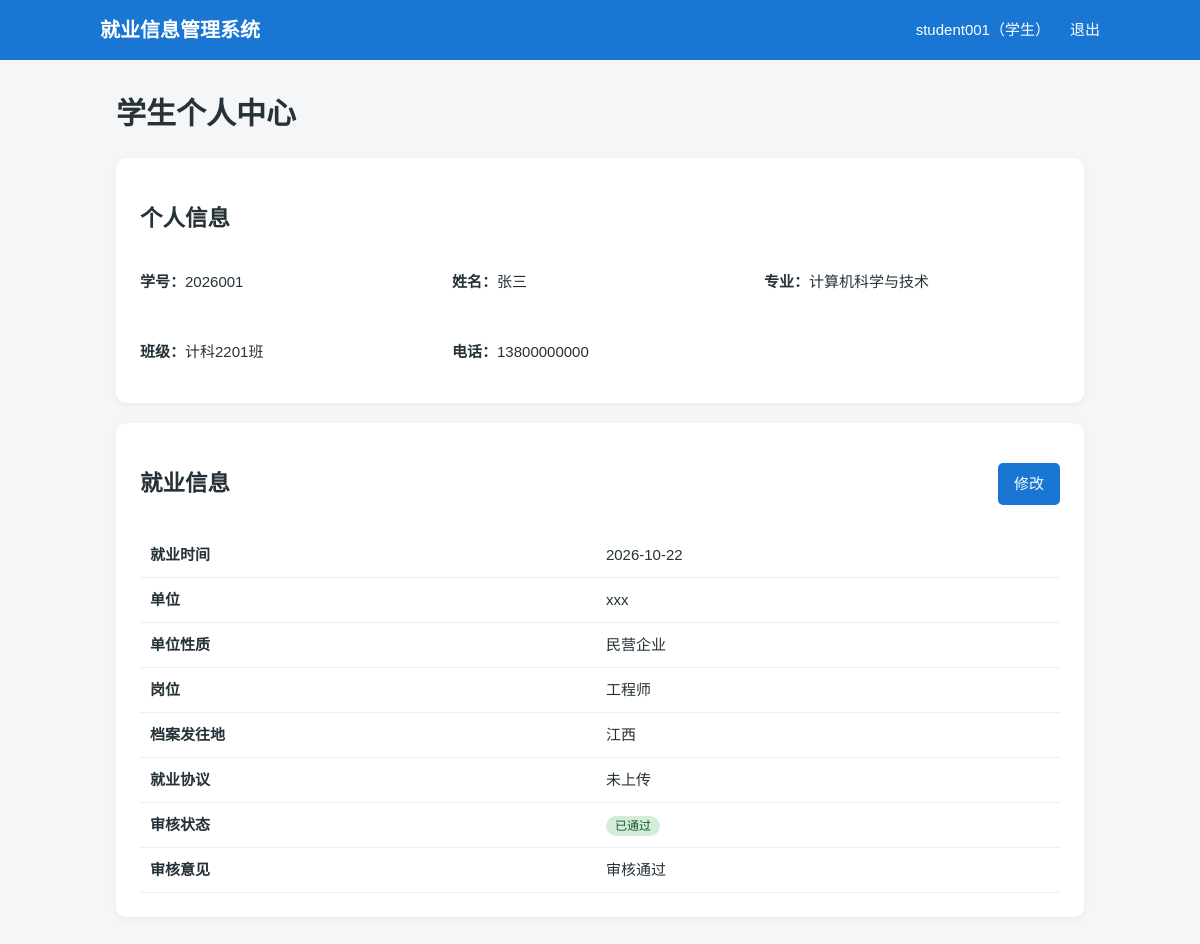
Screenshot of /student (signed in) with the database file from the repository.
### app.py (models this page shows, shortened)
class User(db.Model):
    id = db.Column(db.Integer, primary_key=True)
    username = db.Column(db.String(80), unique=True, nullable=False)
    password_hash = db.Column(db.String(255), nullable=False)
    role = db.Column(db.String(20), nullable=False)
    graduate_id = db.Column(db.Integer, db.ForeignKey("graduate.id"), unique=True, nullable=True)
    graduate = db.relationship("Graduate", backref=db.backref("user", uselist=False))

class Graduate(db.Model):
    id = db.Column(db.Integer, primary_key=True)
    student_no = db.Column(db.String(30), unique=True, nullable=False)
    name = db.Column(db.String(50), nullable=False)
    major = db.Column(db.String(100), nullable=False, default="")
    class_name = db.Column(db.String(100), nullable=False, default="")
    phone = db.Column(db.String(30), nullable=False, default="")
    employment = db.relationship("Employment", backref="graduate", uselist=False, cascade="all, delete-orphan")

class Employment(db.Model):
    id = db.Column(db.Integer, primary_key=True)
    graduate_id = db.Column(db.Integer, db.ForeignKey("graduate.id"), unique=True, nullable=False)
    employment_date = db.Column(db.String(20), nullable=False)
    employer = db.Column(db.String(200), nullable=False)
    employer_type = db.Column(db.String(50), nullable=False)
    position = db.Column(db.String(100), nullable=False, default="")
    archive_destination = db.Column(db.String(200), nullable=False)
    remark = db.Column(db.Text, nullable=False, default="")
    status = db.Column(db.String(20), nullable=False, default="pending")
    review_comment = db.Column(db.Text)
    reviewed_at = db.Column(db.DateTime)
    agreement_signed = db.Column(db.Boolean, nullable=False, default=False)
    agreement_filename = db.Column(db.String(255))
    agreement_mimetype = db.Column(db.String(100))
    agreement_data = db.Column(db.LargeBinary)

### app.py (the view)
    @app.get("/student")
    @role_required("student")
    def student_dashboard():
        return render_template("student_dashboard.html", graduate=g.current_user.graduate, employment=g.current_user.graduate.employment)

### templates/student_dashboard.html
{% extends 'base.html' %}{% block content %}<h1>学生个人中心</h1><section class="card"><h2>个人信息</h2><div class="grid"><p><b>学号：</b>{{ graduate.student_no }}</p><p><b>姓名：</b>{{ graduate.name }}</p><p><b>专业：</b>{{ graduate.major }}</p><p><b>班级：</b>{{ graduate.class_name }}</p><p><b>电话：</b>{{ graduate.phone }}</p></div></section><section class="card"><div class="section-head"><h2>就业信息</h2><a class="button" href="{{ url_for('employment_edit' if employment else 'employment_new') }}">{{ '修改' if employment else '录入就业信息' }}</a></div>{% if employment %}<table><tr><th>就业时间</th><td>{{ employment.employment_date }}</td></tr><tr><th>单位</th><td>{{ employment.employer }}</td></tr><tr><th>单位性质</th><td>{{ employment.employer_type }}</td></tr><tr><th>岗位</th><td>{{ employment.position }}</td></tr><tr><th>档案发往地</th><td>{{ employment.archive_destination }}</td></tr><tr><th>就业协议</th><td>{% if employment.agreement_filename %}<a href="{{ url_for('download_agreement', employment_id=employment.id) }}">查看 PDF：{{ employment.agreement_filename }}</a>{% else %}未上传{% endif %}</td></tr><tr><th>审核状态</th><td><span class="badge {{ employment.status }}">{{ {'pending':'待审核','approved':'已通过','rejected':'已驳回'}[employment.status] }}</span></td></tr>{% if employment.review_comment %}<tr><th>审核意见</th><td>{{ employment.review_comment }}</td></tr>{% endif %}</table>{% else %}<p>尚未录入就业信息。</p>{% endif %}</section>{% endblock %}

### templates/base.html (shortened to what this page needs)
<!doctype html><html lang="zh-CN"><head><link rel="stylesheet" href="{{ url_for('static', filename='style.css') }}"></head><body><nav><a href="{{ url_for('index') }}">就业信息管理系统</a>{% if current_user %}<span>{{ current_user.username }}（{{ '学生' if current_user.role == 'student' else '就业办' }}）</span><a href="{{ url_for('logout') }}">退出</a>{% endif %}</nav><main>{% block content %}{% endblock %}</main></body></html>

### static/style.css (style rules this page uses)
* { box-sizing:border-box }
body { margin:0;background:#f4f6f8;color:#263238;font:15px/1.6 Arial,"Microsoft YaHei",sans-serif }
nav { background:#1976d2;color:#fff;padding:14px calc((100% - 1000px)/2);display:flex;gap:20px;align-items:center }
nav a { color:#fff;text-decoration:none }
nav a:first-child { font-size:20px;font-weight:700;margin-right:auto }
main { max-width:1000px;margin:30px auto;padding:0 16px }
.card { background:#fff;border-radius:10px;padding:24px;margin-bottom:20px;box-shadow:0 2px 10px #0000000d }
h1 { margin-top:0 }
.grid { display:grid;grid-template-columns:repeat(auto-fit,minmax(220px,1fr));gap:16px }
button,.button { display:inline-block;border:0;border-radius:5px;background:#1976d2;color:#fff;padding:9px 16px;text-decoration:none;cursor:pointer }
.section-head { display:flex;justify-content:space-between;align-items:center }
table { width:100%;border-collapse:collapse;margin-top:12px }
th,td { padding:10px;border-bottom:1px solid #eceff1;text-align:left }
.badge { padding:3px 9px;border-radius:12px;font-size:12px }
.approved { background:#d4edda;color:#155724 }

### rows the page displays
User: username "student001", role "学生"
Graduate: student_no "2026001", name "张三", major "计算机科学与技术", class_name "计科2201班", phone "13800000000"
Employment: employment_date "2026-10-22", employer "xxx", employer_type "民营企业", position "工程师", archive_destination "江西", status "已通过", review_comment "审核通过"

### other values shown
{{ '修改' if employment else '录入就业信息' }} "修改"
